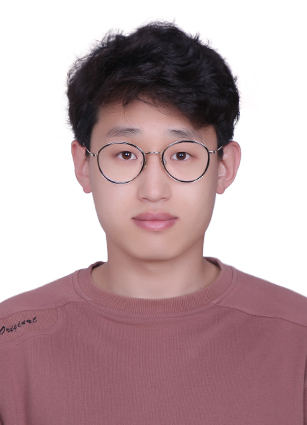
#> input picture ImageProcess/InformationSecurity/final_assignment/images/liwenpeng.jpeg, 307 x 425 px, found by its file name
$ python test3.py
#> lines starting #> are read from the running program, lines starting #| are printed output that depends on the picture
from skimage import io, data, color
import numpy as np

img = io.imread('/Users/lee/Desktop/liwenpeng.jpeg', as_gray=True)
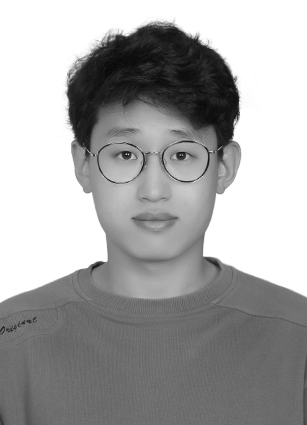
#> img: shape (425, 307) float64; min 0.0353, max 1, mean 0.652
img1 = data.astronaut()
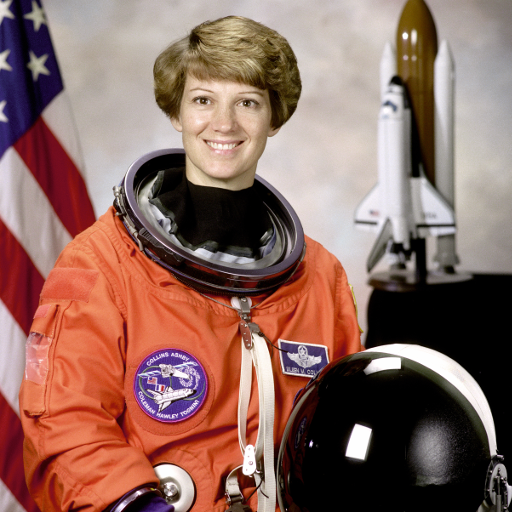
#> input picture skimage.data.astronaut(), 512 x 512 px
#> img1 is the input picture: shape (512, 512, 3); mean R, G, B 141.6, 105.8, 96.5

rows, cols = img.shape
#> rows = 425; cols = 307

lable1 = np.zeros((rows, cols))

for x in range(rows):
    for y in range(cols):
        if img[x, y] < 0.4:
            lable1[x, y] = 0
        elif img[x, y] < 0.75:
            lable1[x, y] = 1
        else:
            lable1[x, y] = 2
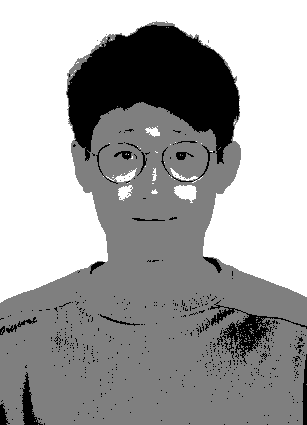
#> lable1: shape (425, 307) float64; min 0, max 2, mean 1.27; drawn with min black and max white

end = color.label2rgb(lable1)

io.imshow(end)
io.show()
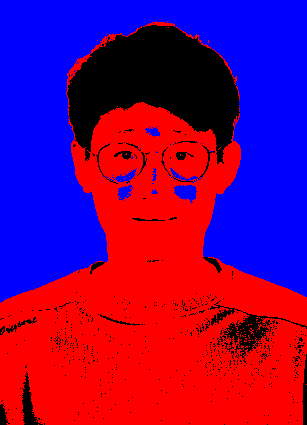
#> shown: shape (425, 307, 3) float64; mean R, G, B 0.469, 0, 0.399
